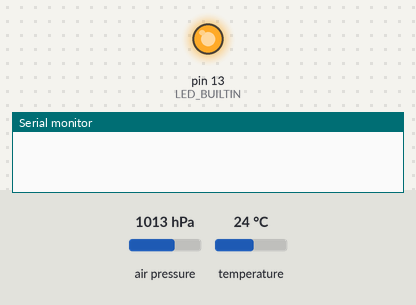
A sketch run on a simulated Arduino Uno, built with avr-gcc and run on an emulated ATmega328P. Parts: output pins drawn as LEDs (lit = HIGH), the last lines printed to the serial monitor. The inputs (shaded band) are chosen by the test bench; at power-on: air pressure 1013 hPa, temperature 24 °C.

Above: at 0.7 s.
At 4.9 s:
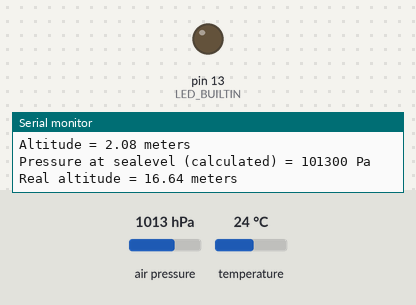
Timing chart, 0 to 6.4 s (numbered marks = the images above):
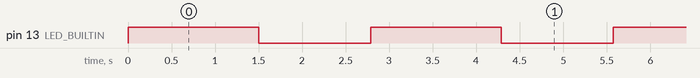

Measured:
- by itself, pin 13 (LED_BUILTIN): alternates HIGH for 1.5 s and LOW for 1.3 s

The sketch:

S_Navarro.ino
```cpp
#include <Adafruit_BMP085.h>
Adafruit_BMP085 bmp;

void setup() {
  pinMode(LED_BUILTIN, OUTPUT);
  Serial.begin(9600);
  if (!bmp.begin()) {
    Serial.println("Could not find a valid BMP085 sensor, check wiring!");
    while (1) {}
  }
}

void loop() {
  digitalWrite(LED_BUILTIN, HIGH);
  delay(1500);
  digitalWrite(LED_BUILTIN, LOW);
  delay(700);

  Serial.print("Temperature = ");
  Serial.print(bmp.readTemperature());
  Serial.println(" *C");

  Serial.print("Pressure = ");
  Serial.print(bmp.readPressure());
  Serial.println(" Pa");
  Serial.print("Altitude = ");
  Serial.print(bmp.readAltitude());
  Serial.println(" meters");

  Serial.print("Pressure at sealevel (calculated) = ");
  Serial.print(bmp.readSealevelPressure());
  Serial.println(" Pa");
  Serial.print("Real altitude = ");
  Serial.print(bmp.readAltitude(101500));
  Serial.println(" meters");

  Serial.println();
  delay(500);
}
```
